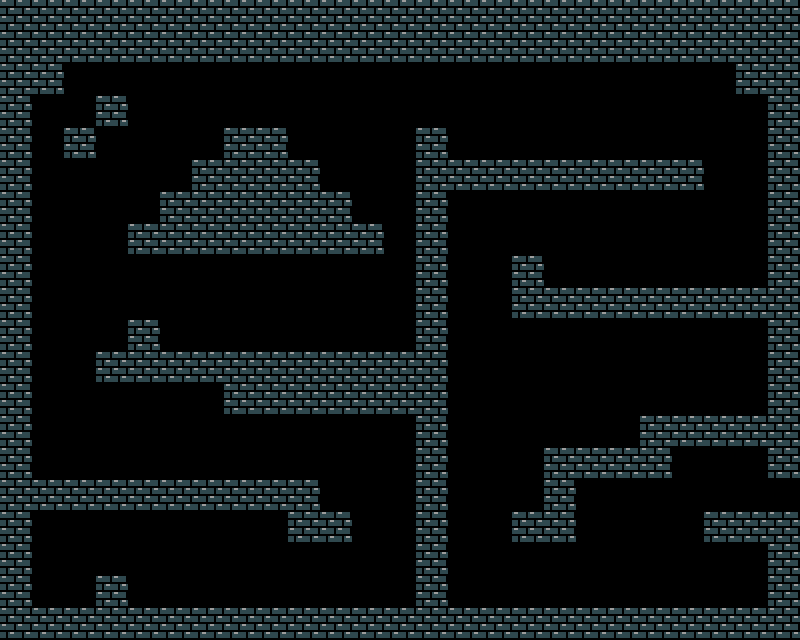

A level layout from a 2D game, rendered from its tile map. Below: a short description, then the map file with its tile-grid data intact:
An orthogonal 25x20 tile map with 32x32 px tiles, 1 tile layer (Level1) and 6 objects (3x rat, mainCharacter, exitDoor, reward).

<map version="1.0" orientation="orthogonal" renderorder="left-down" width="25" height="20" tilewidth="32" tileheight="32" nextobjectid="10">
 <tileset firstgid="1" name="Wall" tilewidth="32" tileheight="32" tilecount="20" columns="10">
  <image source="wall.png" trans="ffffff" width="320" height="64" />
 </tileset>
 <layer name="Level1" width="25" height="20">
  <data encoding="csv">
13,13,13,13,13,13,13,13,13,13,13,13,13,13,13,13,13,13,13,13,13,13,13,13,13,
13,13,13,13,13,13,13,13,13,13,13,13,13,13,13,13,13,13,13,13,13,13,13,13,13,
13,13,0,0,0,0,0,0,0,0,0,0,0,0,0,0,0,0,0,0,0,0,0,13,13,
13,0,0,13,0,0,0,0,0,0,0,0,0,0,0,0,0,0,0,0,0,0,0,0,13,
13,0,13,0,0,0,0,13,13,0,0,0,0,13,0,0,0,0,0,0,0,0,0,0,13,
13,0,0,0,0,0,13,13,13,13,0,0,0,13,13,13,13,13,13,13,13,13,0,0,13,
13,0,0,0,0,13,13,13,13,13,13,0,0,13,0,0,0,0,0,0,0,0,0,0,13,
13,0,0,0,13,13,13,13,13,13,13,13,0,13,0,0,0,0,0,0,0,0,0,0,13,
13,0,0,0,0,0,0,0,0,0,0,0,0,13,0,0,13,0,0,0,0,0,0,0,13,
13,0,0,0,0,0,0,0,0,0,0,0,0,13,0,0,13,13,13,13,13,13,13,13,13,
13,0,0,0,13,0,0,0,0,0,0,0,0,13,0,0,0,0,0,0,0,0,0,0,13,
13,0,0,13,13,13,13,13,13,13,13,13,13,13,0,0,0,0,0,0,0,0,0,0,13,
13,0,0,0,0,0,0,13,13,13,13,13,13,13,0,0,0,0,0,0,0,0,0,0,13,
13,0,0,0,0,0,0,0,0,0,0,0,0,13,0,0,0,0,0,0,13,13,13,13,13,
13,0,0,0,0,0,0,0,0,0,0,0,0,13,0,0,0,13,13,13,13,0,0,0,13,
13,13,13,13,13,13,13,13,13,13,0,0,0,13,0,0,0,13,0,0,0,0,0,0,0,
13,0,0,0,0,0,0,0,0,13,13,0,0,13,0,0,13,13,0,0,0,0,13,13,13,
13,0,0,0,0,0,0,0,0,0,0,0,0,13,0,0,0,0,0,0,0,0,0,0,13,
13,0,0,13,0,0,0,0,0,0,0,0,0,13,0,0,0,0,0,0,0,0,0,0,13,
13,13,13,13,13,13,13,13,13,13,13,13,13,13,13,13,13,13,13,13,13,13,13,13,13
</data>
 </layer>
 <objectgroup name="Characters">
  <object id="1" name="mainCharacter" x="34" y="581" width="27" height="24" />
  <object id="3" name="rat" x="258" y="321" width="25" height="29" />
  <object id="6" name="exitDoor" x="769" y="480" width="30" height="30" />
  <object id="7" name="reward" x="237" y="91" width="42" height="38" />
  <object id="8" name="rat" x="456.5" y="571.5" width="42" height="35" />
  <object id="9" name="rat" x="641.5" y="257.5" width="25" height="29" />
 </objectgroup>
</map>